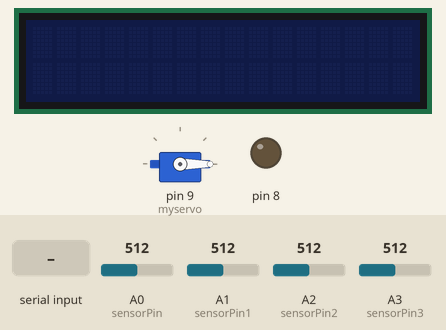
The sketch below on a simulated Arduino Uno, built with avr-gcc and run on an emulated ATmega328P. Parts: servo, 16×2 character LCD, output pins drawn as LEDs (lit = HIGH). The inputs (shaded band) are chosen by the test bench; at power-on: A0 (sensorPin) = 512, A1 (sensorPin1) = 512, A2 (sensorPin2) = 512, A3 (sensorPin3) = 512.

Above: at 1.2 s.
1.3 s: "1" received over Serial
At 2.1 s:
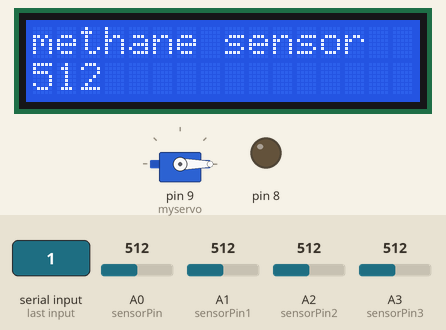
2.9 s: A0 (sensorPin) set to 716
At 3.7 s:
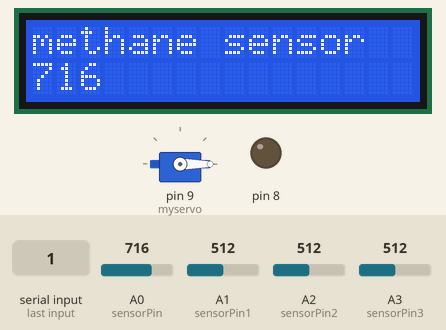
4.4 s: A0 (sensorPin) set to 900
At 5.2 s:
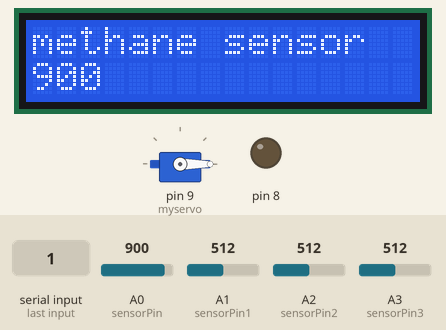
7.4 s: A1 (sensorPin1) set to 11
At 8.0 s:
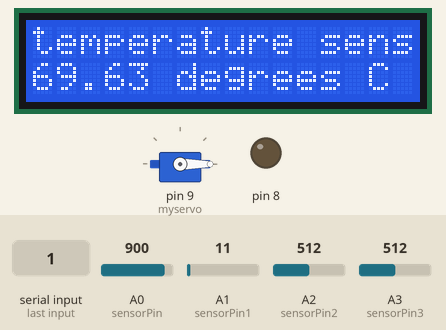
9.0 s: A1 (sensorPin1) set to 8
At 9.8 s:
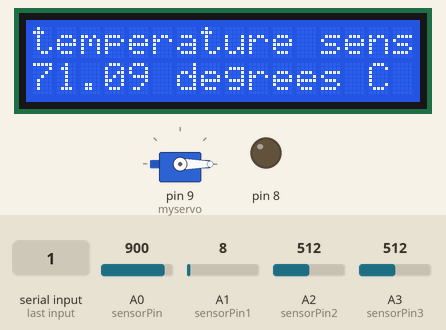
Timing chart, 0 to 18.6 s (numbered marks = the images above; inputs shaded):
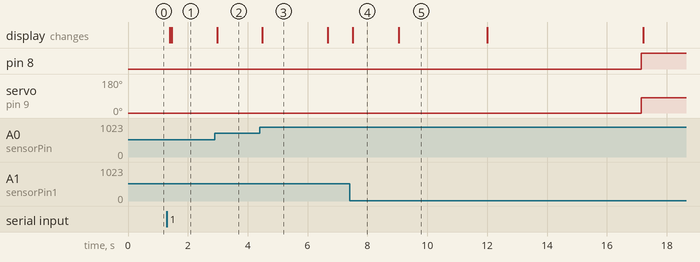

The sketch:

temperature_methane_sensor.ino
```cpp
// include the library code:
#include <LiquidCrystal.h>
#include <Servo.h>
Servo myservo;
int sensorPin = A0;
int sensorPin1 = A1;
int sensorPin2 = A2;
int sensorPin3 = A3;
int Val = 0;
int Val1 = 0;
int Val2 = 0;
int Val3 = 0;
const int rs = 12, en = 11, d4 = 5, d5 = 4, d6 = 3, d7 = 2;
LiquidCrystal lcd(rs, en, d4, d5, d6, d7);
int x=0;
char bt = 0;
void setup() {
  myservo.attach(9);
  myservo.write(0);
 pinMode(8,OUTPUT);

  Serial.begin(9600);
  }

void loop() {
   if (Serial.available() > 0)
{
 bt = Serial.read();
if(bt == '1')
 {

  lcd.begin(16, 2);
  lcd.print("methane sensor");
    for (x = 0; x <= 50; x += 1) {
   lcd.setCursor(0, 1);
  Val = analogRead(sensorPin);
lcd.print(Val);
delay(100);
}
 lcd.begin(16, 2);
  lcd.print("temperature sensor");

for (x = 50; x >= 0; x-= 1) {
  lcd.setCursor(0, 1);
  Val1 = analogRead(sensorPin1);
float voltage = Val1 * 5.0;
voltage /= 1024.0;
float temperatureC = (voltage - 0.5) * -100 ;
lcd.print(temperatureC +25); lcd.println(" degrees C ");
lcd.print(Val1);
delay(100);
}
   lcd.begin(16, 2);
  lcd.print("intnsity of light ");

for (x = 0; x <=50; x += 1) {

  lcd.setCursor(0, 1);
  Val2 = analogRead(sensorPin2);
lcd.print(Val2);
delay(100);
}
myservo.write(80);
   digitalWrite(8,HIGH);
   lcd.begin(16, 2);
  lcd.print("soil moisture ");
for (x = 50; x >= 0; x -= 1) {

  lcd.setCursor(0, 1);
  Val3 = analogRead(sensorPin3);
lcd.print(Val3);
delay(100);
}
myservo.write(0);
digitalWrite(8,LOW);
 }

}
delay(100);
}
```

Measured:
- after the input at 1.3 s, the display: first changes after 0.10 s (image 1 shows a later state)
- after the input at 2.9 s, the display: changes after 0.08 s (image 2)
- after the input at 4.4 s, the display: changes after 0.09 s (image 3)
- after the input at 7.4 s, the display: changes after 0.10 s (image 4)
- what the display in image 3 shows lasts 2.2 s, from 4.5 s to 6.7 s
